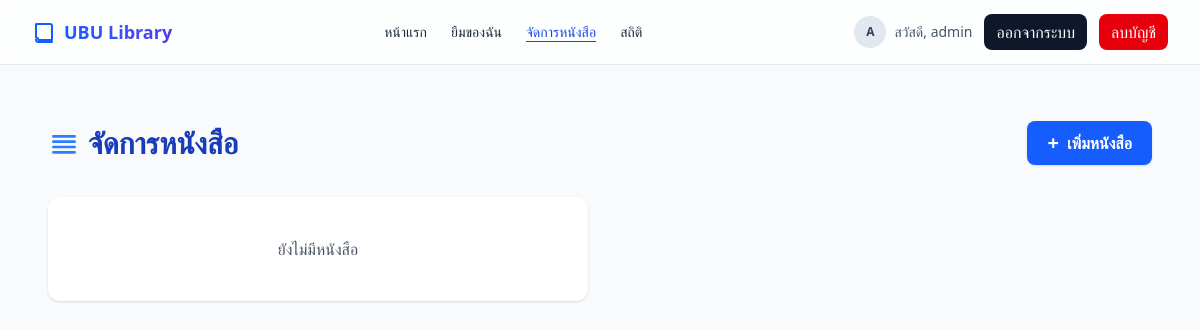
The app's page /manage/books/ (signed in), older data.
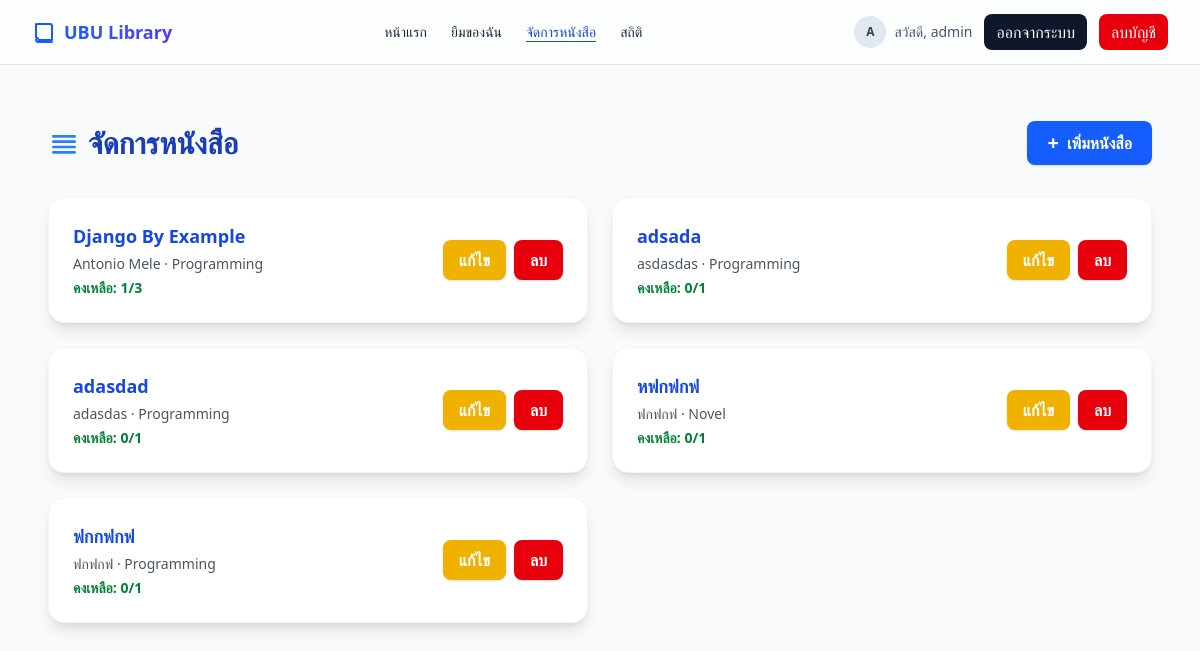
The same page, newer data.
### core/models.py (models this page shows, shortened)
class Book(models.Model):
    title = models.CharField(max_length=255)
    author = models.CharField(max_length=255)
    category = models.ForeignKey(Category, on_delete=models.SET_NULL, null=True)
    description = models.TextField(blank=True)
    cover_image = models.ImageField(upload_to='covers/', blank=True, null=True)
    total_copies = models.PositiveIntegerField(default=1)
    available_copies = models.PositiveIntegerField(default=1)
    created_at = models.DateTimeField(auto_now_add=True)

class Category(models.Model):
    name = models.CharField(max_length=100, unique=True)
    def __str__(self):
        return self.name

### core/views.py (the view)
# urls.py: path('manage/books/', views.book_manage_list, name='book_manage_list'),
@staff_required
def book_manage_list(request):
    books = Book.objects.select_related('category').all()
    return render(request, 'manage/book_manage_list.html', {'books': books})

### core/views.py (called while the page is built)
def staff_required(view):
    return user_passes_test(lambda u: u.is_staff)(view)

### core/templates/manage/book_manage_list.html
{% extends 'base.html' %}
{% block content %}
<div class="max-w-6xl mx-auto p-6">
    <div class="flex items-center justify-between mb-8">
        <h2 class="text-3xl font-bold text-blue-800 flex items-center gap-2">
            <svg class="w-8 h-8 text-blue-500" fill="none" stroke="currentColor" stroke-width="2" viewBox="0 0 24 24"><path stroke-linecap="round" stroke-linejoin="round" d="M4 19h16M4 15h16M4 11h16M4 7h16"></path></svg>
            จัดการหนังสือ
        </h2>
        <a href="{% url 'book_create' %}" class="bg-blue-600 text-white px-5 py-2 rounded-lg shadow hover:bg-blue-700 transition font-semibold flex items-center gap-2">
            <span class="text-xl">+</span> เพิ่มหนังสือ
        </a>
    </div>
    <div class="grid md:grid-cols-2 gap-6">
        {% for b in books %}
        <div class="p-6 bg-white rounded-2xl shadow-lg flex flex-col md:flex-row md:items-center md:justify-between border border-gray-100 hover:shadow-xl transition">
            <div>
                <div class="font-semibold text-lg text-blue-700">{{ b.title }}</div>
                <div class="text-sm text-gray-600 mt-1">{{ b.author }} · {{ b.category }}</div>
                <div class="text-sm mt-1 text-green-700 font-semibold">คงเหลือ: {{ b.available_copies }}/{{ b.total_copies }}</div>
            </div>
            <div class="mt-4 md:mt-0 flex gap-2">
                <a href="{% url 'book_edit' b.id %}" class="px-4 py-2 bg-yellow-500 text-white rounded-lg shadow hover:bg-yellow-600 transition font-semibold">แก้ไข</a>
                <a href="{% url 'book_delete' b.id %}" class="px-4 py-2 bg-red-600 text-white rounded-lg shadow hover:bg-red-700 transition font-semibold" onclick="return confirm('ลบหนังสือ?')">ลบ</a>
            </div>
        </div>
        {% empty %}
        <p class="text-gray-600 text-center py-10 bg-white rounded-xl shadow">ยังไม่มีหนังสือ</p>
        {% endfor %}
    </div>
</div>
{% endblock %}

Row changes from the older to the newer data that the page shows:
added Book: title "Django By Example", author "Antonio Mele", category "Programming", available_copies "1", total_copies "3"
added Book: title "adsada", author "asdasdas", category "Programming", available_copies "0", total_copies "1"
added Book: title "adasdad", author "adasdas", category "Programming", available_copies "0", total_copies "1"
added Book: title "หฟกฟกฟ", author "ฟกฟกฟ", category "Novel", available_copies "0", total_copies "1"
added Book: title "ฟกกฟกฟ", author "ฟกฟกฟ", category "Programming", available_copies "0", total_copies "1"
Text that changed along with them:
text no longer shown: "ยังไม่มีหนังสือ"
